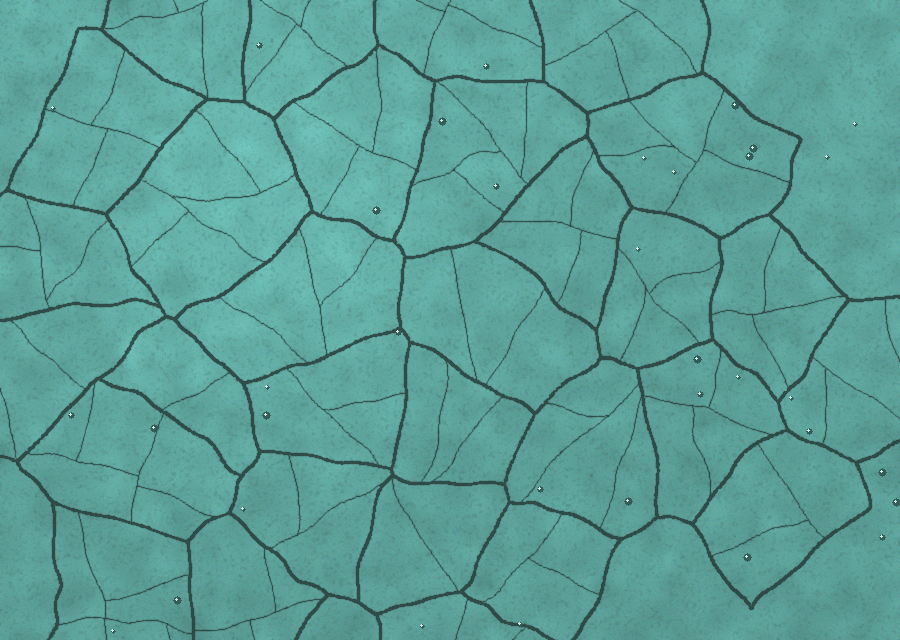
#> input picture examples/glaze_crazing.png, 900 x 640 px
$ python make_figures.py
#> lines starting #> are read from the running program, lines starting #| are printed output that depends on the picture; after the words box and inside, x2 and y2 are one past the last pixel; in counts of white or black regions, pixels touching at a corner belong together
### network.py
"""Turn an image of a crack network into a graph and measure it.

    segment()      image -> binary crack mask (black-hat / top-hat filter + hysteresis)
    skeleton_graph mask -> 1-pixel centre lines -> graph (nodes = junctions and crack ends,
                   edges = crack segments with their pixel path), with spur pruning and
                   bridging of small gaps
    measure()      graph -> lengths, widths, orientations, junction angles (T / Y / X),
                   closed cells (pieces between cracks) and network-level statistics

The graph is a networkx.MultiGraph; every edge stores its ordered pixel path, so the
network can be exported as vectors (GeoJSON, GraphML) instead of pixels.
"""

from dataclasses import dataclass, field

import cv2
import networkx as nx
import numpy as np
from scipy.ndimage import convolve, distance_transform_edt, gaussian_filter1d
from skimage import measure
from skimage.filters import apply_hysteresis_threshold, threshold_otsu
from skimage.morphology import remove_small_objects, skeletonize

NB8 = [(-1, -1), (-1, 0), (-1, 1), (0, -1), (0, 1), (1, -1), (1, 0), (1, 1)]


@dataclass
class Params:
    polarity: str = "auto"        # "dark" (cracks darker than the surface), "light", or "auto"
    max_width_px: int = 15        # widest crack; sets the size of the black-hat filter
    sensitivity: float = 1.0      # > 1 finds fainter cracks, < 1 only clear ones
    min_area_px: int = 60         # smaller detected pieces are noise
    prune_px: float = 12.0        # dead-end branches shorter than this are removed (skeleton spurs)
    bridge_px: float = 15.0       # a crack end is joined to a crack ahead of it if the gap is shorter
    px_per_mm: float = None       # scale; without it everything is in pixels


# ----------------------------------------------------------------------------- segmentation
def _response(grey, size, dark):
    """Black-hat (dark cracks) or top-hat (light cracks): structures narrower than `size`."""
    se = cv2.getStructuringElement(cv2.MORPH_ELLIPSE, (size, size))
    op = cv2.MORPH_BLACKHAT if dark else cv2.MORPH_TOPHAT
    return cv2.morphologyEx(cv2.GaussianBlur(grey, (0, 0), 1.2), op, se).astype(np.float32)


def _threshold(resp, sensitivity, min_area):
    """Hysteresis: Otsu level starts a crack, 65 % of it continues one (keeps faint parts
    that are connected to clear cracks, but not isolated texture)."""
    hi = threshold_otsu(resp) / sensitivity
    mask = apply_hysteresis_threshold(resp, 0.65 * hi, hi)
    mask = cv2.medianBlur(mask.astype(np.uint8), 3).astype(bool)    # smooth ragged edges
    return remove_small_objects(mask, max_size=min_area)


def _tail_score(resp):
    """How far the strongest responses stand out from the typical one (in robust std units).
    Cracks are rare and strong, so the correct polarity has the heavier tail."""
    med = np.median(resp)
    mad = np.median(np.abs(resp - med)) + 1e-6
    return (np.percentile(resp, 99) - med) / mad


def to_grey(rgb):
    """Colour image -> one channel along the colour direction with the most variation
    (first principal component). Cracks often differ from the surface in colour more than
    in brightness, e.g. pale wood showing through red paint."""
    if rgb.ndim == 2:
        return rgb.astype(np.float32)
    x = rgb.reshape(-1, 3).astype(np.float32)
    x = x - x.mean(0)
    w = np.linalg.eigh(np.cov(x[::7].T))[1][:, -1]
#> w = [-0.359, -0.678, -0.641]
    w = w if w.sum() >= 0 else -w                                # + = brighter
#> w = [0.359, 0.678, 0.641]
    g = x @ w
    lo, hi = np.percentile(g, [0.5, 99.5])
#> lo = -126.2; hi = 44.25
    return np.clip((g - lo) / max(hi - lo, 1e-6) * 255, 0, 255).reshape(rgb.shape[:2]).astype(np.float32)
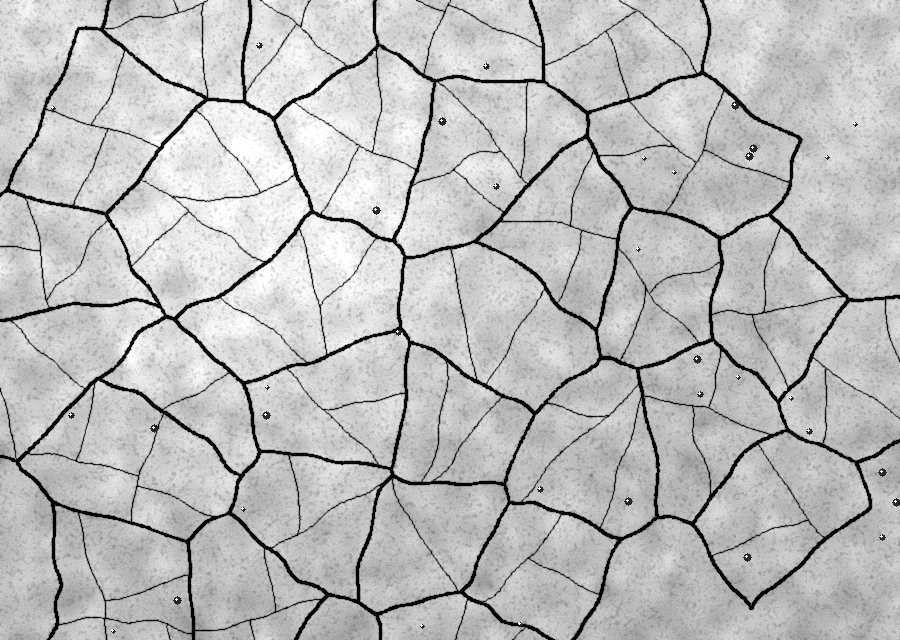
#> returned value: shape (640, 900) float32; min 0, max 255, mean 188.7


def segment(rgb, p: Params):
    grey = to_grey(rgb)
    size = 2 * p.max_width_px + 1
    if p.polarity == "auto":
        dark = _tail_score(_response(grey, size, True)) >= _tail_score(_response(grey, size, False))
#> in _response, `return cv2.morphologyEx(cv2.GaussianBlur(grey, (0, 0), 1.2), op, se).a..`:
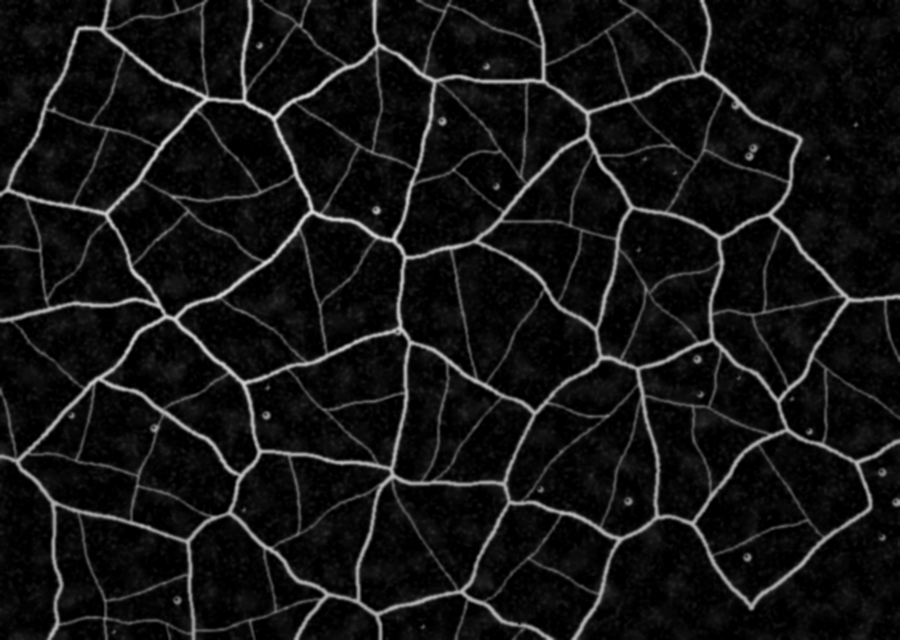
#> returned value: shape (640, 900) float32; min 0, max 220.8, mean 20.1
#> in _tail_score, `med = np.median(resp)`: med = 8.1
#> in _tail_score, `mad = np.median(np.abs(resp - med)) + 1e-6`: mad = 5.86
#> call 2 of _response, with size = 31, dark = False
#> in _response (call 2), `se = cv2.getStructuringElement(cv2.MORPH_ELLIPSE, (size, size))`:
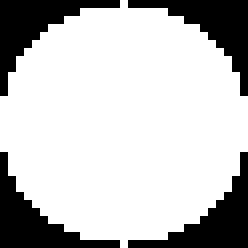
#> se: shape (31, 31) (shown 8 times larger); values 0 (black) and 1 (white), 75.9% white; 4 black regions, box (x1, y1, x2, y2) and area: (0, 0, 15, 12) 58, (16, 0, 31, 12) 58, (0, 19, 15, 31) 58, (16, 19, 31, 31) 58
#> in _response (call 2), `return cv2.morphologyEx(cv2.GaussianBlur(grey, (0, 0), 1.2), op, se).a..`:
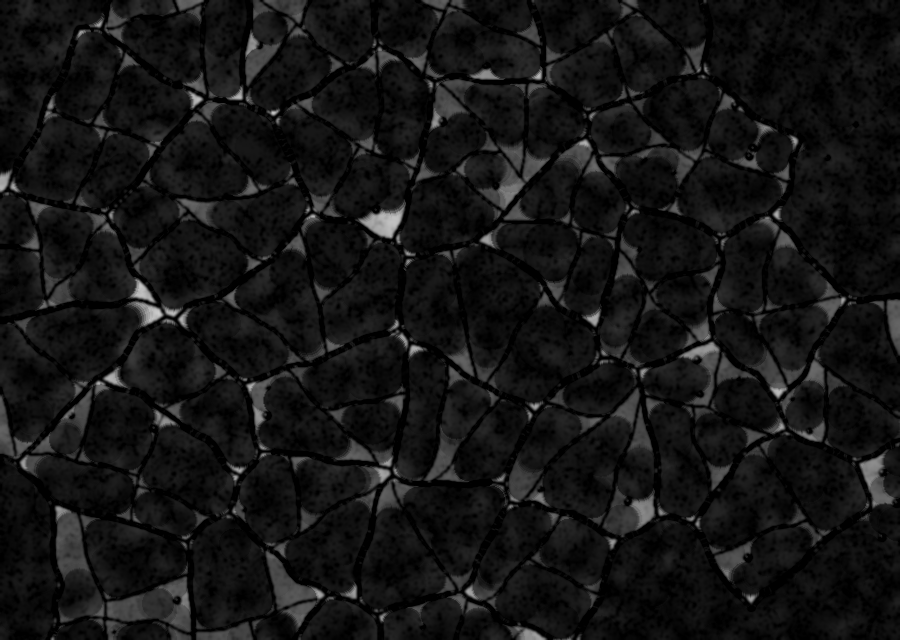
#> returned value: shape (640, 900) float32; min 0, max 205.7, mean 20.7
#> dark = True
    else:
        dark = p.polarity == "dark"
    mask = _threshold(_response(grey, size, dark), p.sensitivity, p.min_area_px)
#> in _threshold, `hi = threshold_otsu(resp) / sensitivity`: hi = 64.26
#> in _threshold, `mask = apply_hysteresis_threshold(resp, 0.65 * hi, hi)`:
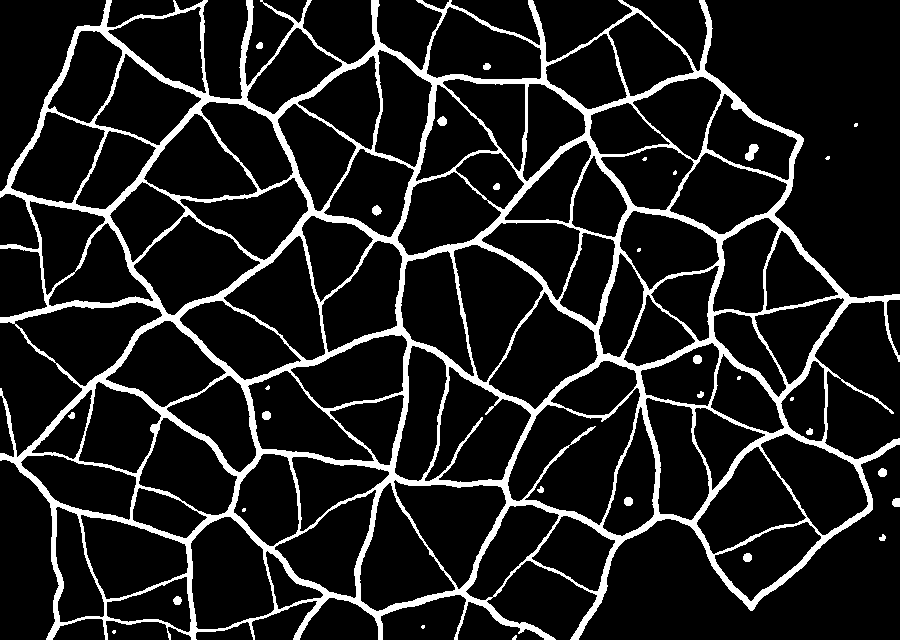
#> mask: shape (640, 900) bool; 12.3% white; 31 white regions (12 under 20 px), largest, box (x1, y1, x2, y2) and area: (0, 0, 900, 640) 69879, (745, 144, 759, 161) 140, (372, 205, 382, 216) 75
#> in _threshold, `mask = cv2.medianBlur(mask.astype(np.uint8), 3).astype(bool)`: mask: shape (640, 900) bool; 12.4% white; 35 white regions (13 under 20 px), largest, box (x1, y1, x2, y2) and area: (0, 0, 900, 640) 69748, (841, 379, 894, 414) 165, (745, 144, 759, 161) 141
    # drop round spots (bubbles, pores, pebbles); keep line-like pieces and connected networks
    lab = measure.label(mask)
    keep = np.zeros_like(mask)
    for r in measure.regionprops(lab):
        elong = r.axis_major_length / max(r.axis_minor_length, 1)
        if elong >= 3 or r.area > 30 * p.min_area_px:
            keep[lab == r.label] = True
    keep = cv2.morphologyEx(keep.astype(np.uint8), cv2.MORPH_CLOSE, np.ones((3, 3), np.uint8)).astype(bool)
    return keep, ("dark" if dark else "light")


# ----------------------------------------------------------------------------- skeleton -> graph
def _neighbours(skel):
    return convolve(skel.astype(np.uint8), np.ones((3, 3), np.uint8), mode="constant") - skel


# [198 lines left out: functions _trace, build_graph, prune, bridge, merge_close_junctions, skeleton_graph and 3 more, not called in this run]


@dataclass
class Network:
    mask: np.ndarray
    skeleton: np.ndarray
    graph: nx.MultiGraph
    cells: np.ndarray                 # label image of closed cells (0 = crack or open border region)
    polarity: str
    px_per_mm: float = None
    edges: list = field(default_factory=list)
    junctions: list = field(default_factory=list)
    cell_stats: list = field(default_factory=list)

    @property
    def unit(self):
        return "mm" if self.px_per_mm else "px"

    def L(self, v):                   # length in output units
        return v / self.px_per_mm if self.px_per_mm else v

    def A(self, v):                   # area in output units
        return v / self.px_per_mm ** 2 if self.px_per_mm else v

    # [36 lines left out: function summary, not called in this run]


def _at_border(pos, H, W, m=3):
    y, x = pos
    return y < m or x < m or y > H - 1 - m or x > W - 1 - m


# [54 lines left out: function measure_network, not called in this run]


def analyse(rgb, p: Params = Params()):
    mask, polarity = segment(rgb, p)
    skel, G = skeleton_graph(mask, p)
    return measure_network(mask, skel, G, polarity, p.px_per_mm)

### make_figures.py
"""Pipeline figure for the README (the app screenshots are taken from the running app).

    python make_figures.py
"""

import matplotlib

matplotlib.use("Agg")
import cv2
import matplotlib.pyplot as plt
from skimage.morphology import skeletonize

from network import Params, analyse
from viz import cells_image, overlay


def main():
    rgb = cv2.cvtColor(cv2.imread("examples/glaze_crazing.png"), cv2.COLOR_BGR2RGB)
    net = analyse(rgb, Params())
    y0, y1, x0, x1 = 120, 420, 250, 650
    raw = skeletonize(net.mask)
    panels = [(rgb, "1. Photo"),
              (net.mask, "2. Crack mask\n(black-hat + hysteresis)"),
              (raw, "3. Skeleton\n(1 px centre lines, with spurs)"),
              (overlay(rgb, net), "4. Graph\n(pruned, gaps closed, junctions typed)"),
              (cells_image(net), "5. Closed cells\n(coloured by corners)")]
    fig, ax = plt.subplots(1, 5, figsize=(20, 3.9))
    for a, (im, t) in zip(ax, panels):
        a.imshow(im[y0:y1, x0:x1], cmap="gray" if im.ndim == 2 else None)
        a.set_title(t, fontsize=11)
        a.axis("off")
    fig.tight_layout()
    fig.savefig("images/pipeline.png", dpi=100)

    fig, ax = plt.subplots(1, 4, figsize=(20, 3.6))
    for a, n in zip(ax, ["dried_mud", "basalt_like_mud", "glaze_crazing", "old_paint"]):
        a.imshow(cv2.cvtColor(cv2.imread(f"examples/{n}.png"), cv2.COLOR_BGR2RGB))
        a.set_title(n.replace("_", " "), fontsize=11)
        a.axis("off")
    fig.tight_layout()
    fig.savefig("images/examples.png", dpi=80)
    print("Figures written to images/")


if __name__ == "__main__":
#> (the run stopped early here; a loop or call above may not have finished)
